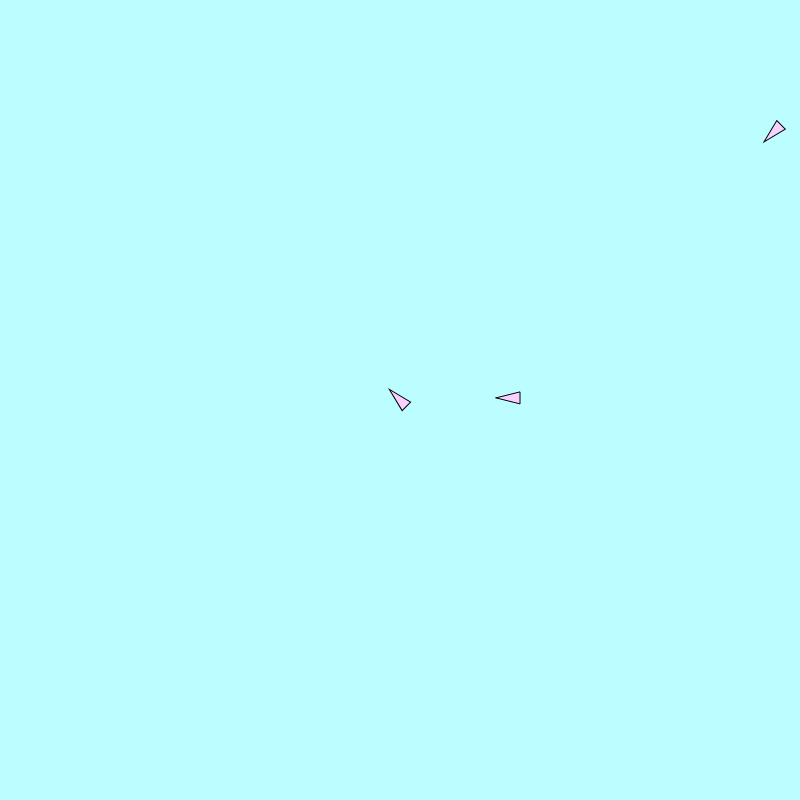
Frame 1 (no input)
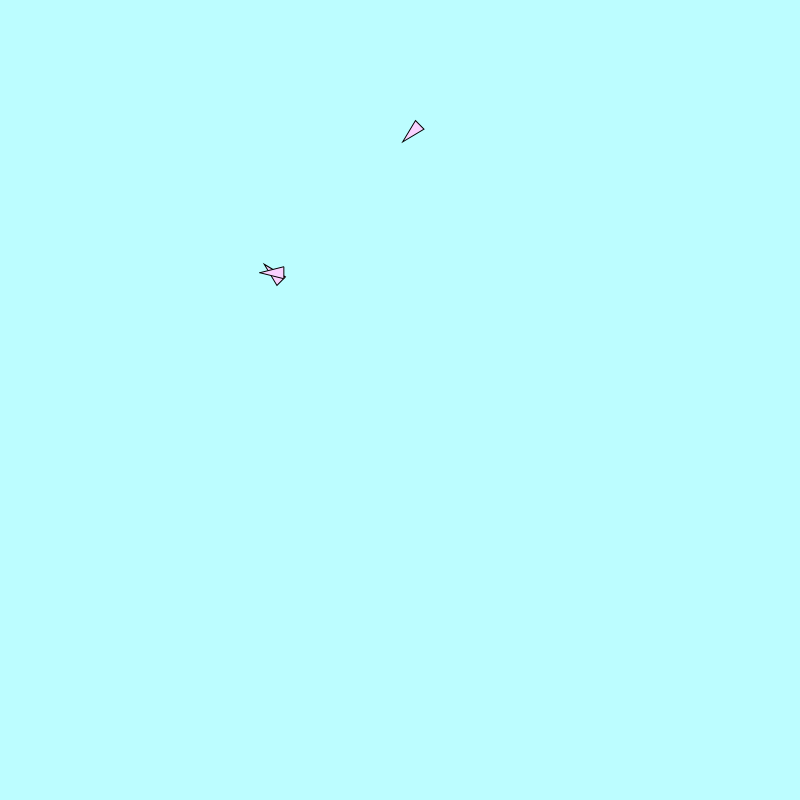
Frame 60 (no input)
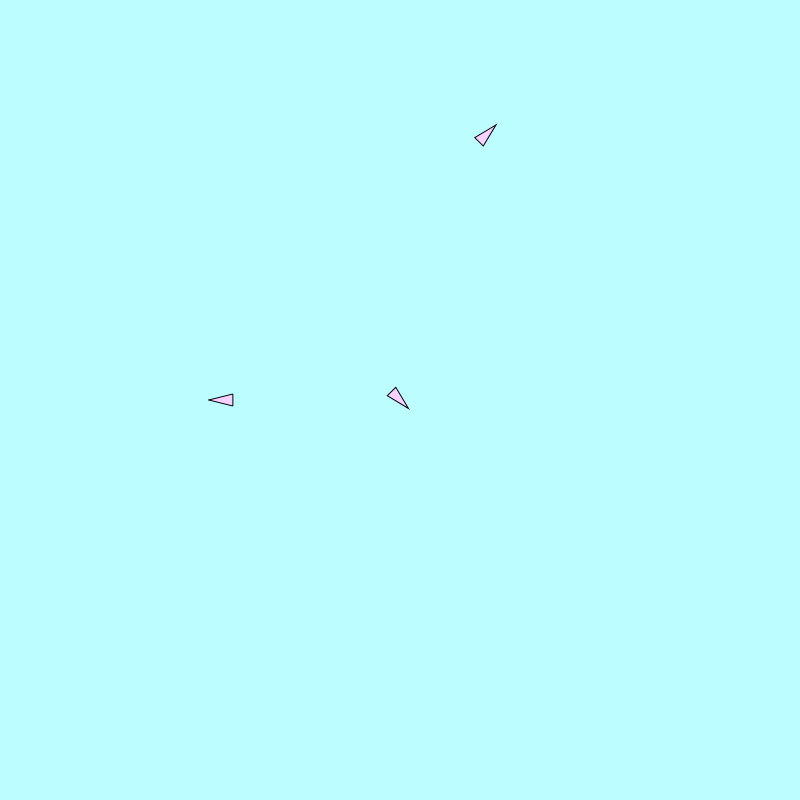
Frame 120 (the mouse pressed at the canvas centre since frame 60)

The p5.js sketch that drew these frames (run headless with seeded random() and noise() and a simulated clock; from frame 60 on, the mouse is pressed at the canvas centre):

// p5.js sketch
// ── sketch.js
function setup() {
	createCanvas(800,800)
	v = new Vehicle(createVector(width/2, height/2));
  b = new Vehicle(createVector(width/10, height/10));
  a = new Vehicle(createVector(width/3, height/3));
  x = new Vehicle(createVector(width/1, height/1));
  y = new Vehicle(createVector(width/5, height/5));
  z = new Vehicle(createVector(width/9, height/9));
  c = new Vehicle(createVector(width/6, height/6));
  d = new Vehicle(createVector(width/11, height/4));
  e = new Vehicle(createVector(width/11, height/3));
  f = new Vehicle(createVector(width/12, height/4));
  g = new Vehicle(createVector(width/14, height/5));

}


function draw() {
	background(188, 253, 255);

//draw a circle at the mouse position

	fill(200);
	stroke(0);
	strokeWeight(2);
//update and display vehicle
	v.seek(createVector(mouseX,mouseY));
	v.update();
	v.display();
  b.seek(createVector(mouseX,mouseY));
  b.update();
  b.display();
  a.seek(createVector(mouseX,mouseY));
  a.update();
  a.display();
  x.seek(createVector(mouseX,mouseY));
  x.update();
  x.display();
  y.seek(createVector(mouseX,mouseY));
  y.update();
  y.display();
  z.seek(createVector(mouseX,mouseY));
  z.update();
  z.display();
  c.seek(createVector(mouseX,mouseY));
  c.update();
  c.display();
  d.seek(createVector(mouseX,mouseY));
  d.update();
  d.display();
  e.seek(createVector(mouseX,mouseY));
  e.update();
  e.display();
  f.seek(createVector(mouseX,mouseY));
  f.update();
  f.display();
  g.seek(createVector(mouseX,mouseY));
  g.update();
  g.display();


}


//define vehicle class
class Vehicle {
	constructor(position){

// this is where we define our properties
	this.position = position;
	this.velocity = createVector(0,0);
	this.acceleration = createVector(0,0);
//r is our size
	this.r = 6;
	this.color = color (249, 209, 255);

	this.maxSpeed = 3;
}



seek(target) {
	//note that this.position is a vector
	//note that target is a vecctor
	//find the desired vector of travel
	// by subtracting position from target
	let desired = target.sub(this.position);

	desired.setMag(this.maxSpeed);

	//find the 'steering' vector
	let steer = desired.sub(this.velocity);

	this.applyForce(steer);
}
//applyForce
// this is how we move the car in a given direction
// with a given magnitude (vector)

applyForce(force) {
	this.acceleration.add(force);
	//note wthat we can do more physics simulation here
	//eg give the car mass and calcuate the acceleration
	//delta as A = F / M

}

//update
// "run simulation"
// update properties based on changes since last update



update(){
	//update velocity
	this.velocity.add(this.acceleration);
	//update position
	this.position.add(this.velocity);
	//reset acceleration
	this.acceleration.mult(0);
}

//display
display() {
	//draw a triangle rotated in the direction of velocity
	//get angle from veolcity
	let theta = this.velocity.heading() + HALF_PI;
	//set drawing properties
	fill(this.color);
	stroke(0);
	strokeWeight(1);
	//move center of the canvas to the vehicle's position
	translate(this.position.x, this.position.y);
	//rotate the canvas to  the heading we calculated above
	rotate(theta);
	//draw the vehicle shape
	beginShape();
	vertex(0, -this.r*2);
	vertex(-this.r, this.r*2)
	vertex(this.r, this.r*2);
	endShape(CLOSE);



	//end transforms
	//resetMatrix();




}

}
